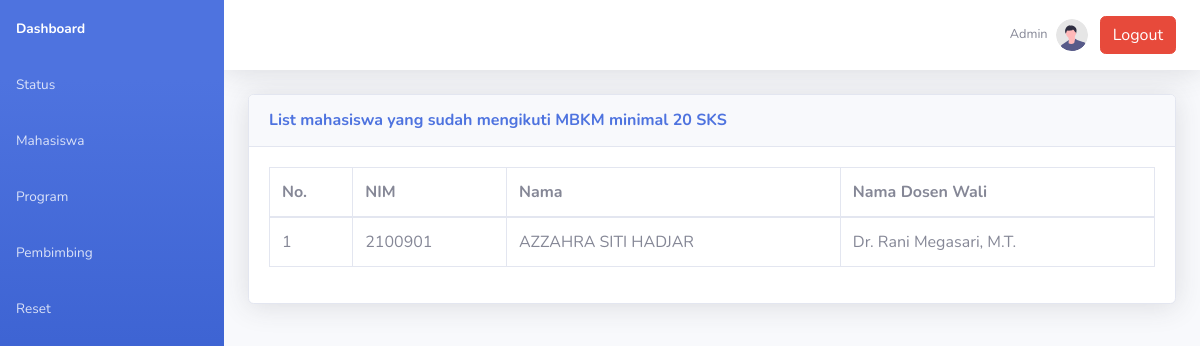
The app's page /admin.php, older data.
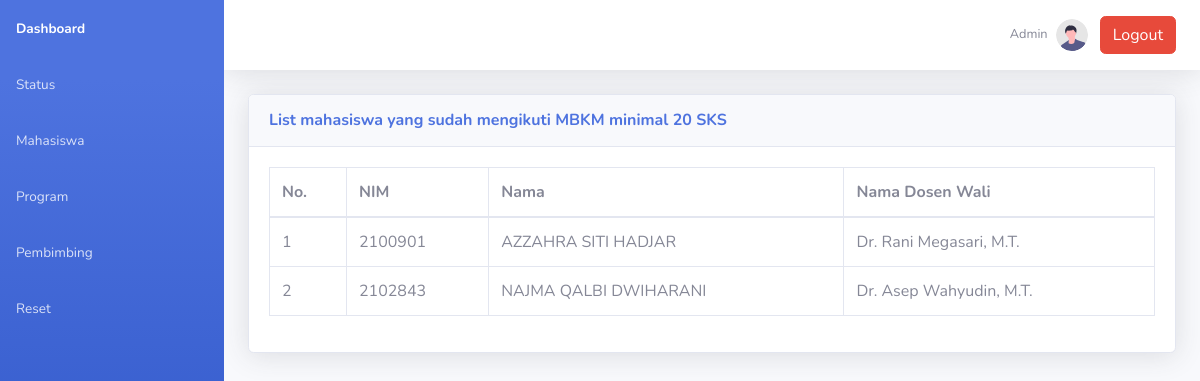
The same page, newer data.
### tables this page shows
CREATE TABLE `tmahasiswa` (
  `nip` varchar(20) NOT NULL,
  `nim` varchar(10) NOT NULL,
  `nama_mahasiswa` varchar(50) NOT NULL,
  `prodi` varchar(50) NOT NULL,
  `email_mahasiswa` varchar(50) NOT NULL,
  `semester_mahasiswa` int(11) NOT NULL,
  `sks_akumulatif` int(11) DEFAULT 0,
  `sks_sisa_konversi` int(11) DEFAULT 0,
  `sks_dalam_univ` int(11) DEFAULT 20,
  `sks_luar_univ` int(11) DEFAULT 40,
  `ipk_mahasiswa` float NOT NULL,
  `status_mahasiswa` varchar(25) DEFAULT 'belum berpartisipasi'
);

CREATE TABLE `tpembimbing` (
  `nip` varchar(20) NOT NULL,
  `nama_pembimbing` varchar(50) NOT NULL,
  `email_pembimbing` varchar(50) NOT NULL
);

### admin.php (the view, shortened to what the changed rows need)
<!DOCTYPE html>
<html lang="en">
<head>
    <link href="vendor/fontawesome-free/css/all.min.css" rel="stylesheet" type="text/css">
    <link href="css/sb-admin-2.min.css" rel="stylesheet">
</head>
<body id="page-top">
    <div id="wrapper">
        <div id="content-wrapper" class="d-flex flex-column">
            <div id="content">
                <div class="container-fluid">
                    <div class="card shadow mb-4">
                        <div class="card-body">
                        <?php
                        require_once "config.php";
                        $sql = "SELECT nim, nama_mahasiswa, nama_pembimbing FROM tmahasiswa as tm left join tpembimbing as tp on tm.nip = tp.nip WHERE sks_dalam_univ < 1 OR sks_luar_univ < 21 group by tm.nim";
                        if($result = mysqli_query($link, $sql)){
                            if(mysqli_num_rows($result) > 0){
                                echo '<div class="table-responsive">';
                                    echo '<table class="table table-bordered" id="dataTable" width="100%" cellspacing="0">';
                                        echo "<thead>";
                                            echo "<tr>";
                                                echo "<th>No.</th>";
                                                echo "<th>NIM</th>";
                                                echo "<th>Nama</th>";
                                                echo "<th>Nama Dosen Wali</th>";
                                            echo "</tr>";
                                        echo "</thead>";
                                        echo "<tbody>";
                                        $num = 1;
                                        while($row = mysqli_fetch_array($result)){
                                            echo "<tr>";
                                                echo "<td>" . $num++ . "</td>";
                                                echo "<td>" . $row['nim'] . "</td>";
                                                echo "<td>" . $row['nama_mahasiswa'] . "</td>";
                                                echo "<td>" . $row['nama_pembimbing'] . "</td>";
                                            echo "</tr>";
                                        }
                                        echo "</tbody>";
                                    echo "</table>";
                                echo '</div>';
                            } else{
                                echo '<div class="alert alert-danger"><em>List kosong</em></div>';
                            }
                        } else{
                            echo "Oops! Something went wrong. Please try again later.";
                        }
                        ?>
                        </div>
                    </div>
                </div>
            </div>
        </div>
    </div>
</body>
</html>

Row changes from the older to the newer data that the page shows:
now on this page (row edited): tmahasiswa: nim "2102843", nama_mahasiswa "NAJMA QALBI DWIHARANI", tpembimbing.nama_pembimbing "Dr. Asep Wahyudin, M.T."
